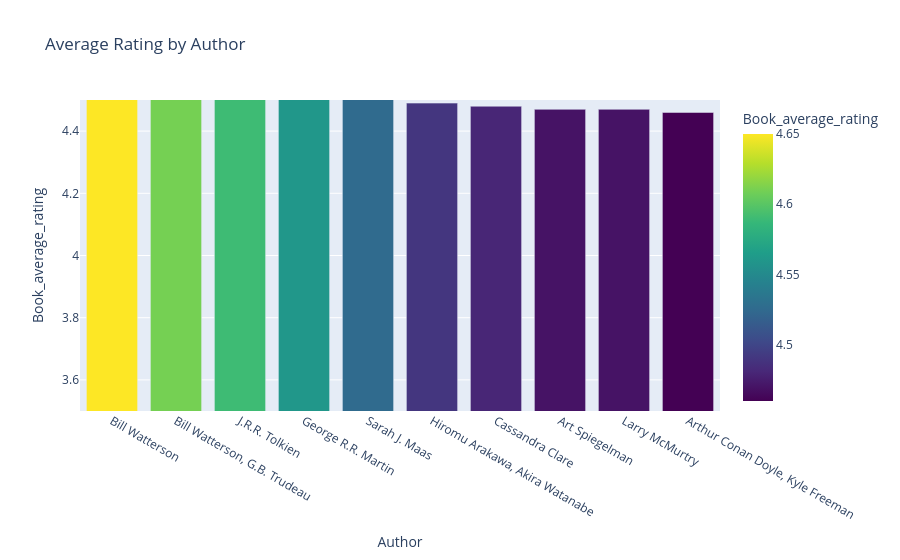

The notebook cell saved with this chart:
### Code cell
top_authors_rating = (
    df.groupby('Author')['Book_average_rating'].mean()
    .sort_values(ascending=False)
    .head(10)
    .reset_index()
)
Average_Rating_by_Author =px.bar(top_authors_rating, x='Author', y='Book_average_rating', title='Average Rating by Author',color='Book_average_rating',
             color_continuous_scale='viridis')
Average_Rating_by_Author.update_yaxes(range=[3.5, 4.5]) 
Average_Rating_by_Author.show()

### Figure 1 — Plotly figure (JSON) as saved in the notebook; plotly's stock layout.template omitted (floating-point values rounded to 4 significant figures)
{"data": [{"hovertemplate": "Author=%{x}<br>Book_average_rating=%{marker.color}<extra></extra>", "legendgroup": "", "marker": {"color": [4.65, 4.61, 4.59, 4.56, 4.526, 4.49, 4.48, 4.47, 4.47, 4.46], "coloraxis": "coloraxis", "pattern": {"shape": ""}}, "name": "", "orientation": "v", "showlegend": false, "textposition": "auto", "type": "bar", "x": ["Bill Watterson", "Bill Watterson, G.B. Trudeau", "J.R.R. Tolkien", "George R.R. Martin", "Sarah J. Maas", "Hiromu Arakawa, Akira Watanabe", "Cassandra Clare", "Art Spiegelman", "Larry McMurtry", "Arthur Conan Doyle, Kyle Freeman"], "xaxis": "x", "y": [4.65, 4.61, 4.59, 4.56, 4.526, 4.49, 4.48, 4.47, 4.47, 4.46], "yaxis": "y"}], "layout": {"barmode": "relative", "coloraxis": {"colorbar": {"title": {"text": "Book_average_rating"}}, "colorscale": [[0, "#440154"], [0.1111, "#482878"], [0.2222, "#3e4989"], [0.3333, "#31688e"], [0.4444, "#26828e"], [0.5556, "#1f9e89"], [0.6667, "#35b779"], [0.7778, "#6ece58"], [0.8889, "#b5de2b"], [1, "#fde725"]]}, "legend": {"tracegroupgap": 0}, "title": {"text": "Average Rating by Author"}, "xaxis": {"anchor": "y", "domain": [0, 1], "title": {"text": "Author"}}, "yaxis": {"anchor": "x", "domain": [0, 1], "range": [3.5, 4.5], "title": {"text": "Book_average_rating"}}}}
